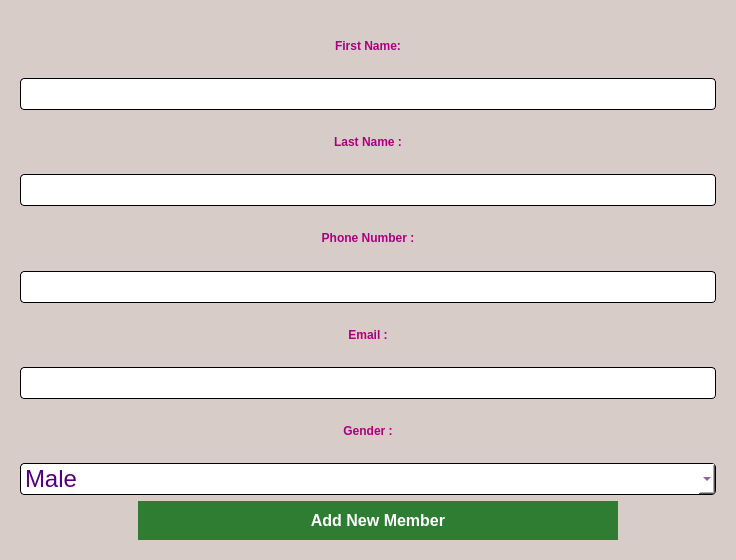
<?xml version="1.0" encoding="UTF-8"?>
<ui version="4.0">
 <class>addMember</class>
 <widget class="QDialog" name="addMember">
  <property name="geometry">
   <rect>
    <x>0</x>
    <y>0</y>
    <width>736</width>
    <height>560</height>
   </rect>
  </property>
  <property name="windowTitle">
   <string>Dialog</string>
  </property>
  <property name="styleSheet">
   <string notr="true">   background-color: #D7CCC8; /* bois clair */</string>
  </property>
  <layout class="QVBoxLayout" name="verticalLayout_3">
   <item>
    <widget class="QFrame" name="frame">
     <property name="styleSheet">
      <string notr="true">   background-color: #D7CCC8; /* bois clair */
border-radius: 8px;
</string>
     </property>
     <property name="frameShape">
      <enum>QFrame::Shape::StyledPanel</enum>
     </property>
     <property name="frameShadow">
      <enum>QFrame::Shadow::Raised</enum>
     </property>
     <layout class="QVBoxLayout" name="verticalLayout_2">
      <item>
       <layout class="QVBoxLayout" name="verticalLayout">
        <item>
         <widget class="QLabel" name="label_6">
          <property name="styleSheet">
           <string notr="true">font: 14pt &quot;georgia&quot;;
color: rgb(255, 223, 61);
font: 900 22pt &quot;Segoe UI&quot;;</string>
          </property>
          <property name="text">
           <string>&lt;html&gt;&lt;head/&gt;&lt;body&gt;&lt;p align=&quot;center&quot;&gt;&lt;span style=&quot; font-weight:700; color:#aa007f;&quot;&gt;First Name:&lt;/span&gt;&lt;/p&gt;&lt;/body&gt;&lt;/html&gt;</string>
          </property>
         </widget>
        </item>
        <item>
         <widget class="QLineEdit" name="firstName">
          <property name="styleSheet">
           <string notr="true">QLineEdit{
	background-color: rgb(255, 255, 255);
	 border: 1px  solid;
     border-radius: 4px;
	font: 24px;color:rgb(85, 0, 127);
}</string>
          </property>
         </widget>
        </item>
       </layout>
      </item>
      <item>
       <layout class="QVBoxLayout" name="verticalLayout_10">
        <item>
         <widget class="QLabel" name="label_10">
          <property name="styleSheet">
           <string notr="true">font: 14pt &quot;georgia&quot;;
color: rgb(255, 223, 61);
font: 900 22pt &quot;Segoe UI&quot;;</string>
          </property>
          <property name="text">
           <string>&lt;html&gt;&lt;head/&gt;&lt;body&gt;&lt;p align=&quot;center&quot;&gt;&lt;span style=&quot; font-weight:700; color:#aa007f;&quot;&gt;Last Name :&lt;/span&gt;&lt;/p&gt;&lt;/body&gt;&lt;/html&gt;</string>
          </property>
         </widget>
        </item>
        <item>
         <widget class="QLineEdit" name="lastName">
          <property name="styleSheet">
           <string notr="true">QLineEdit{
	background-color: rgb(255, 255, 255);
	 border: 1px  solid;
     border-radius: 4px;
	font: 24px;color:rgb(85, 0, 127);
}</string>
          </property>
         </widget>
        </item>
       </layout>
      </item>
      <item>
       <layout class="QVBoxLayout" name="verticalLayout_7">
        <item>
         <widget class="QLabel" name="label_7">
          <property name="styleSheet">
           <string notr="true">font: 14pt &quot;georgia&quot;;
color: rgb(255, 223, 61);
font: 900 22pt &quot;Segoe UI&quot;;</string>
          </property>
          <property name="text">
           <string>&lt;html&gt;&lt;head/&gt;&lt;body&gt;&lt;p align=&quot;center&quot;&gt;&lt;span style=&quot; font-weight:700; color:#aa007f;&quot;&gt;Phone Number :&lt;/span&gt;&lt;/p&gt;&lt;/body&gt;&lt;/html&gt;</string>
          </property>
         </widget>
        </item>
        <item>
         <widget class="QLineEdit" name="phone">
          <property name="styleSheet">
           <string notr="true">QLineEdit{
	background-color: rgb(255, 255, 255);
	 border: 1px  solid;
     border-radius: 4px;
	font: 24px;color:rgb(85, 0, 127);
}</string>
          </property>
         </widget>
        </item>
       </layout>
      </item>
      <item>
       <layout class="QVBoxLayout" name="verticalLayout_8">
        <item>
         <widget class="QLabel" name="label_8">
          <property name="styleSheet">
           <string notr="true">font: 14pt &quot;georgia&quot;;
color: rgb(255, 223, 61);
font: 900 22pt &quot;Segoe UI&quot;;</string>
          </property>
          <property name="text">
           <string>&lt;html&gt;&lt;head/&gt;&lt;body&gt;&lt;p align=&quot;center&quot;&gt;&lt;span style=&quot; font-weight:700; color:#aa007f;&quot;&gt;Email :&lt;/span&gt;&lt;/p&gt;&lt;/body&gt;&lt;/html&gt;</string>
          </property>
         </widget>
        </item>
        <item>
         <widget class="QLineEdit" name="email">
          <property name="styleSheet">
           <string notr="true">QLineEdit{
	background-color: rgb(255, 255, 255);
	 border: 1px  solid;
     border-radius: 4px;
	font: 24px;color:rgb(85, 0, 127);
}</string>
          </property>
         </widget>
        </item>
       </layout>
      </item>
      <item>
       <layout class="QVBoxLayout" name="verticalLayout_9">
        <item>
         <widget class="QLabel" name="label_9">
          <property name="styleSheet">
           <string notr="true">font: 14pt &quot;georgia&quot;;
color: rgb(255, 223, 61);
font: 900 22pt &quot;Segoe UI&quot;;</string>
          </property>
          <property name="text">
           <string>&lt;html&gt;&lt;head/&gt;&lt;body&gt;&lt;p align=&quot;center&quot;&gt;&lt;span style=&quot; font-weight:700; color:#aa007f;&quot;&gt;Gender :&lt;/span&gt;&lt;/p&gt;&lt;/body&gt;&lt;/html&gt;</string>
          </property>
         </widget>
        </item>
        <item>
         <widget class="QComboBox" name="gender">
          <property name="styleSheet">
           <string notr="true">QComboBox{
	background-color: rgb(255, 255, 255);
	 border: 1px  solid;
     border-radius: 4px;
	font: 24px;color:rgb(85, 0, 127);
}</string>
          </property>
          <item>
           <property name="text">
            <string>Male</string>
           </property>
          </item>
          <item>
           <property name="text">
            <string>Female</string>
           </property>
          </item>
         </widget>
        </item>
       </layout>
      </item>
      <item>
       <layout class="QHBoxLayout" name="horizontalLayout">
        <item>
         <spacer name="horizontalSpacer">
          <property name="orientation">
           <enum>Qt::Orientation::Horizontal</enum>
          </property>
          <property name="sizeType">
           <enum>QSizePolicy::Policy::Fixed</enum>
          </property>
          <property name="sizeHint" stdset="0">
           <size>
            <width>118</width>
            <height>17</height>
           </size>
          </property>
         </spacer>
        </item>
        <item>
         <widget class="QPushButton" name="addMemberButton">
          <property name="styleSheet">
           <string notr="true">QPushButton {
    background-color: #2E7D32;
    color: white;
    border-radius: 20px;
    padding: 10px 20px;
    font-size: 16px;
    font-weight: bold;
    border: none;
}

QPushButton:hover {
    background-color: #66BB6A;  /* vert doux */
    border: 1px solid #795548;  /* effet bois */
    color: #4E342E;
}

QPushButton:pressed {
    background-color: #1B5E20;
    color: #D7CCC8;
    font-size: 15px;
    padding: 11px 21px;
}

QPushButton:focus {
    outline: none;
    border: 2px solid #A1887F;
}
</string>
          </property>
          <property name="text">
           <string>Add New Member</string>
          </property>
         </widget>
        </item>
        <item>
         <spacer name="horizontalSpacer_2">
          <property name="orientation">
           <enum>Qt::Orientation::Horizontal</enum>
          </property>
          <property name="sizeType">
           <enum>QSizePolicy::Policy::Fixed</enum>
          </property>
          <property name="sizeHint" stdset="0">
           <size>
            <width>98</width>
            <height>17</height>
           </size>
          </property>
         </spacer>
        </item>
       </layout>
      </item>
     </layout>
    </widget>
   </item>
  </layout>
 </widget>
 <resources/>
 <connections/>
</ui>
